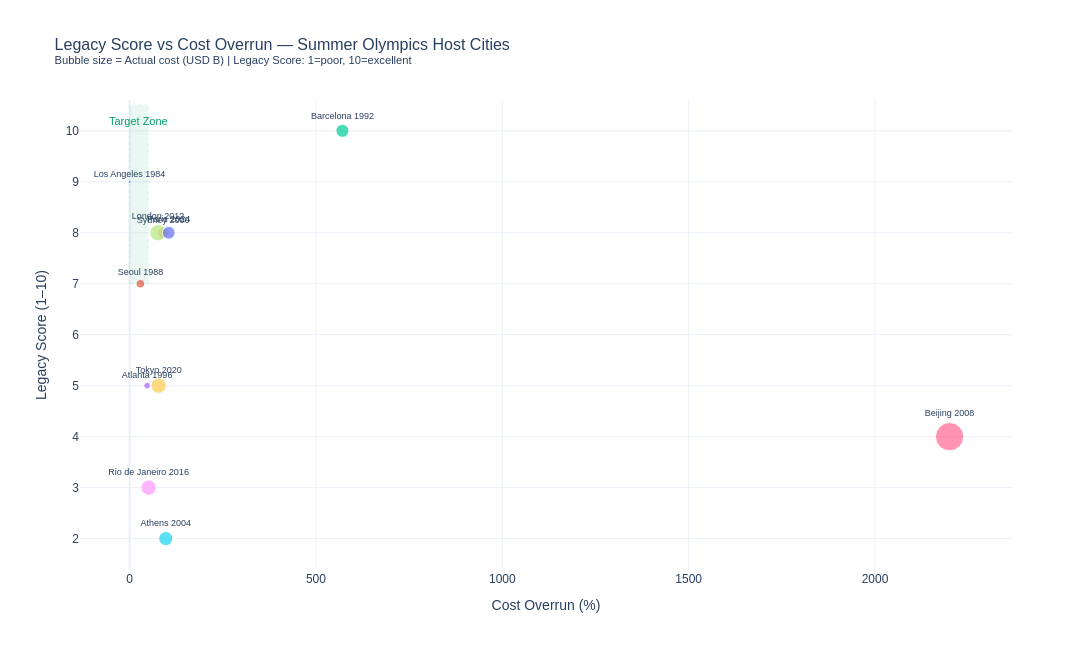

This figure's notebook cell:
### Markdown cell above
## 6. Legacy Score vs Cost Overrun — Scatter

### Code cell
legacy_data = benchmarks_hist.dropna(subset=['Legacy_Score', 'Cost_Overrun_pct']).copy()

fig = px.scatter(
    legacy_data,
    x='Cost_Overrun_pct', y='Legacy_Score',
    size='Actual_Cost_USD_B', color='Label',
    text='Label',
    title='Legacy Score vs Cost Overrun — Summer Olympics Host Cities<br><sup>Bubble size = Actual cost (USD B) | Legacy Score: 1=poor, 10=excellent</sup>',
    labels={
        'Cost_Overrun_pct': 'Cost Overrun (%)',
        'Legacy_Score': 'Legacy Score (1–10)'
    },
    template='plotly_white', width=1100, height=650
)
fig.update_traces(textposition='top center', textfont_size=9)
fig.update_layout(font_family='Arial', title_font_size=16, showlegend=False)

# Target zone: low overrun, high legacy
fig.add_shape(type='rect',
    x0=0, x1=50, y0=7, y1=10.5,
    fillcolor=OLY['green'], opacity=0.08,
    line=dict(color=OLY['green'], dash='dot')
)
fig.add_annotation(x=25, y=10.2, text='Target Zone', showarrow=False,
                   font=dict(color=OLY['green'], size=11))

fig.write_html(OUT_FIGS / 'city_scatter_legacyVsCost.html')
fig.show()
logger.info('Saved legacy vs cost scatter.')

### Figure 1 — Plotly figure (JSON) as saved in the notebook; plotly's stock layout.template omitted (floating-point values rounded to 4 significant figures)
{"data": [{"hovertemplate": "Label=%{text}<br>Cost Overrun (%)=%{x}<br>Legacy Score (1–10)=%{y}<br>Actual_Cost_USD_B=%{marker.size}<extra></extra>", "legendgroup": "Los Angeles 1984", "marker": {"color": "#636efa", "size": [0.55], "sizemode": "area", "sizeref": 0.11, "symbol": "circle"}, "mode": "markers+text", "name": "Los Angeles 1984", "orientation": "v", "showlegend": true, "text": ["Los Angeles 1984"], "textfont": {"size": 9}, "textposition": "top center", "type": "scatter", "x": [0.0], "xaxis": "x", "y": [9.0], "yaxis": "y"}, {"hovertemplate": "Label=%{text}<br>Cost Overrun (%)=%{x}<br>Legacy Score (1–10)=%{y}<br>Actual_Cost_USD_B=%{marker.size}<extra></extra>", "legendgroup": "Seoul 1988", "marker": {"color": "#EF553B", "size": [4.0], "sizemode": "area", "sizeref": 0.11, "symbol": "circle"}, "mode": "markers+text", "name": "Seoul 1988", "orientation": "v", "showlegend": true, "text": ["Seoul 1988"], "textfont": {"size": 9}, "textposition": "top center", "type": "scatter", "x": [29.0], "xaxis": "x", "y": [7.0], "yaxis": "y"}, {"hovertemplate": "Label=%{text}<br>Cost Overrun (%)=%{x}<br>Legacy Score (1–10)=%{y}<br>Actual_Cost_USD_B=%{marker.size}<extra></extra>", "legendgroup": "Barcelona 1992", "marker": {"color": "#00cc96", "size": [9.4], "sizemode": "area", "sizeref": 0.11, "symbol": "circle"}, "mode": "markers+text", "name": "Barcelona 1992", "orientation": "v", "showlegend": true, "text": ["Barcelona 1992"], "textfont": {"size": 9}, "textposition": "top center", "type": "scatter", "x": [571.0], "xaxis": "x", "y": [10.0], "yaxis": "y"}, {"hovertemplate": "Label=%{text}<br>Cost Overrun (%)=%{x}<br>Legacy Score (1–10)=%{y}<br>Actual_Cost_USD_B=%{marker.size}<extra></extra>", "legendgroup": "Atlanta 1996", "marker": {"color": "#ab63fa", "size": [2.5], "sizemode": "area", "sizeref": 0.11, "symbol": "circle"}, "mode": "markers+text", "name": "Atlanta 1996", "orientation": "v", "showlegend": true, "text": ["Atlanta 1996"], "textfont": {"size": 9}, "textposition": "top center", "type": "scatter", "x": [47.0], "xaxis": "x", "y": [5.0], "yaxis": "y"}, {"hovertemplate": "Label=%{text}<br>Cost Overrun (%)=%{x}<br>Legacy Score (1–10)=%{y}<br>Actual_Cost_USD_B=%{marker.size}<extra></extra>", "legendgroup": "Sydney 2000", "marker": {"color": "#FFA15A", "size": [6.5], "sizemode": "area", "sizeref": 0.11, "symbol": "circle"}, "mode": "markers+text", "name": "Sydney 2000", "orientation": "v", "showlegend": true, "text": ["Sydney 2000"], "textfont": {"size": 9}, "textposition": "top center", "type": "scatter", "x": [90.0], "xaxis": "x", "y": [8.0], "yaxis": "y"}, {"hovertemplate": "Label=%{text}<br>Cost Overrun (%)=%{x}<br>Legacy Score (1–10)=%{y}<br>Actual_Cost_USD_B=%{marker.size}<extra></extra>", "legendgroup": "Athens 2004", "marker": {"color": "#19d3f3", "size": [11.0], "sizemode": "area", "sizeref": 0.11, "symbol": "circle"}, "mode": "markers+text", "name": "Athens 2004", "orientation": "v", "showlegend": true, "text": ["Athens 2004"], "textfont": {"size": 9}, "textposition": "top center", "type": "scatter", "x": [97.0], "xaxis": "x", "y": [2.0], "yaxis": "y"}, {"hovertemplate": "Label=%{text}<br>Cost Overrun (%)=%{x}<br>Legacy Score (1–10)=%{y}<br>Actual_Cost_USD_B=%{marker.size}<extra></extra>", "legendgroup": "Beijing 2008", "marker": {"color": "#FF6692", "size": [44.0], "sizemode": "area", "sizeref": 0.11, "symbol": "circle"}, "mode": "markers+text", "name": "Beijing 2008", "orientation": "v", "showlegend": true, "text": ["Beijing 2008"], "textfont": {"size": 9}, "textposition": "top center", "type": "scatter", "x": [2200.0], "xaxis": "x", "y": [4.0], "yaxis": "y"}, {"hovertemplate": "Label=%{text}<br>Cost Overrun (%)=%{x}<br>Legacy Score (1–10)=%{y}<br>Actual_Cost_USD_B=%{marker.size}<extra></extra>", "legendgroup": "London 2012", "marker": {"color": "#B6E880", "size": [14.8], "sizemode": "area", "sizeref": 0.11, "symbol": "circle"}, "mode": "markers+text", "name": "London 2012", "orientation": "v", "showlegend": true, "text": ["London 2012"], "textfont": {"size": 9}, "textposition": "top center", "type": "scatter", "x": [76.0], "xaxis": "x", "y": [8.0], "yaxis": "y"}, {"hovertemplate": "Label=%{text}<br>Cost Overrun (%)=%{x}<br>Legacy Score (1–10)=%{y}<br>Actual_Cost_USD_B=%{marker.size}<extra></extra>", "legendgroup": "Rio de Janeiro 2016", "marker": {"color": "#FF97FF", "size": [13.1], "sizemode": "area", "sizeref": 0.11, "symbol": "circle"}, "mode": "markers+text", "name": "Rio de Janeiro 2016", "orientation": "v", "showlegend": true, "text": ["Rio de Janeiro 2016"], "textfont": {"size": 9}, "textposition": "top center", "type": "scatter", "x": [51.0], "xaxis": "x", "y": [3.0], "yaxis": "y"}, {"hovertemplate": "Label=%{text}<br>Cost Overrun (%)=%{x}<br>Legacy Score (1–10)=%{y}<br>Actual_Cost_USD_B=%{marker.size}<extra></extra>", "legendgroup": "Tokyo 2020", "marker": {"color": "#FECB52", "size": [13.0], "sizemode": "area", "sizeref": 0.11, "symbol": "circle"}, "mode": "markers+text", "name": "Tokyo 2020", "orientation": "v", "showlegend": true, "text": ["Tokyo 2020"], "textfont": {"size": 9}, "textposition": "top center", "type": "scatter", "x": [78.0], "xaxis": "x", "y": [5.0], "yaxis": "y"}, {"hovertemplate": "Label=%{text}<br>Cost Overrun (%)=%{x}<br>Legacy Score (1–10)=%{y}<br>Actual_Cost_USD_B=%{marker.size}<extra></extra>", "legendgroup": "Paris 2024", "marker": {"color": "#636efa", "size": [9.0], "sizemode": "area", "sizeref": 0.11, "symbol": "circle"}, "mode": "markers+text", "name": "Paris 2024", "orientation": "v", "showlegend": true, "text": ["Paris 2024"], "textfont": {"size": 9}, "textposition": "top center", "type": "scatter", "x": [105.0], "xaxis": "x", "y": [8.0], "yaxis": "y"}], "layout": {"annotations": [{"font": {"color": "#009F6B", "size": 11}, "showarrow": false, "text": "Target Zone", "x": 25, "y": 10.2}], "font": {"family": "Arial"}, "height": 650, "legend": {"itemsizing": "constant", "title": {"text": "Label"}, "tracegroupgap": 0}, "shapes": [{"fillcolor": "#009F6B", "line": {"color": "#009F6B", "dash": "dot"}, "opacity": 0.08, "type": "rect", "x0": 0, "x1": 50, "y0": 7, "y1": 10.5}], "showlegend": false, "title": {"font": {"size": 16}, "text": "Legacy Score vs Cost Overrun — Summer Olympics Host Cities<br><sup>Bubble size = Actual cost (USD B) | Legacy Score: 1=poor, 10=excellent</sup>"}, "width": 1100, "xaxis": {"anchor": "y", "domain": [0.0, 1.0], "title": {"text": "Cost Overrun (%)"}}, "yaxis": {"anchor": "x", "domain": [0.0, 1.0], "title": {"text": "Legacy Score (1–10)"}}}}
